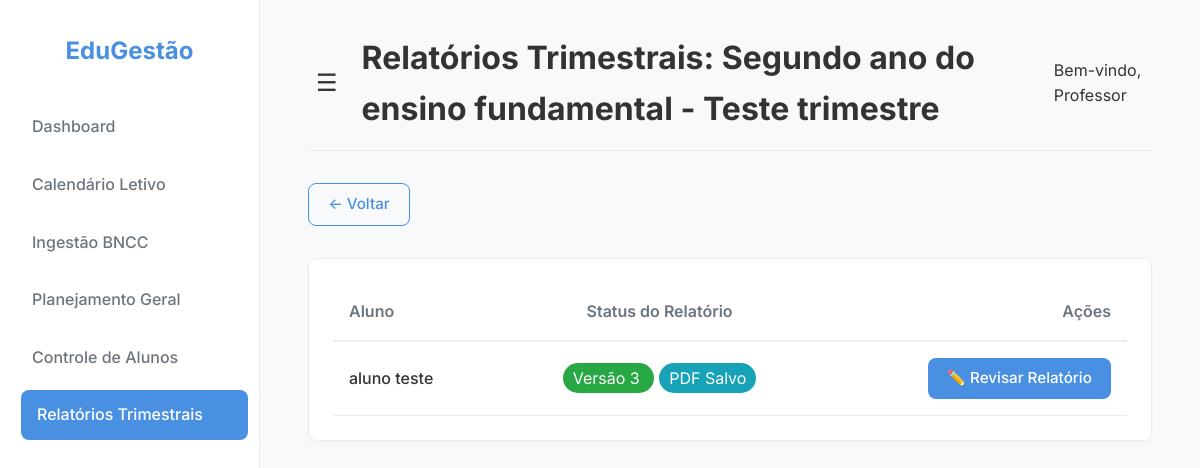
Screenshot of /relatorios/turma/1/trimestre/1/ with the database file from the repository.
### escola/models.py (models this page shows, shortened)
class Turma(models.Model):
    nome = models.CharField(max_length=50) # Ex: 2B
    ano = models.CharField(max_length=100) # Ex: Segundo Ano do Ensino Fundamental

class Trimestre(models.Model):
    nome = models.CharField(max_length=50) # Ex: 1º Trimestre
    data_inicial = models.DateField()
    data_final = models.DateField()

class Aluno(models.Model):
    TURNOS = (
        ('M', 'Matutino'),
        ('V', 'Vespertino'),
        ('N', 'Noturno'),
    )
    numero = models.IntegerField()
    nome = models.CharField(max_length=255)
    data_nascimento = models.DateField()
    turma = models.ForeignKey(Turma, on_delete=models.CASCADE, related_name='alunos')
    turno = models.CharField(max_length=1, choices=TURNOS)

class RelatorioTrimestralAluno(models.Model):
    aluno = models.ForeignKey(Aluno, on_delete=models.CASCADE, related_name='relatorios')
    trimestre = models.ForeignKey(Trimestre, on_delete=models.CASCADE)
    versao = models.IntegerField(default=1)
    visao_geral = models.TextField()
    linguagem = models.TextField()
    matematica = models.TextField()
    ciencias = models.TextField()
    conclusao = models.TextField()
    drive_id = models.CharField(max_length=255, null=True, blank=True)
    link_pdf = models.URLField(null=True, blank=True)
    gerado_em = models.DateTimeField(auto_now_add=True)
    class Meta:
        unique_together = ['aluno', 'trimestre', 'versao']
        ordering = ['-versao']

### escola/views.py (the view)
# urls.py: path('relatorios/turma/<int:turma_id>/trimestre/<int:trimestre_id>/', views.relatorio_turma, name='relatorio_turma'),
def relatorio_turma(request, turma_id, trimestre_id):
    turma = get_object_or_404(Turma, id=turma_id)
    trimestre = get_object_or_404(Trimestre, id=trimestre_id)
    alunos = turma.alunos.all().order_by('nome')
    lista_alunos = []
    for aluno in alunos:
        relatorio = RelatorioTrimestralAluno.objects.filter(aluno=aluno, trimestre=trimestre).order_by('-versao').first()
        lista_alunos.append({
            'aluno': aluno,
            'relatorio': relatorio
        })
    return render(request, 'escola/relatorio_turma.html', {
        'turma': turma,
        'trimestre': trimestre,
        'lista_alunos': lista_alunos
    })

### templates/escola/relatorio_turma.html (shortened to what this page needs)
{% extends "base.html" %}
{% block page_title %}Relatórios Trimestrais: {{ turma.nome }} - {{ trimestre.nome }}{% endblock %}
{% block content %}
<div style="display: flex; justify-content: space-between; align-items: center; margin-bottom: 2rem;">
    <a href="{% url 'relatorio_index' %}" class="btn btn-secondary">← Voltar</a>
</div>
<div class="card">
    <table style="width: 100%; border-collapse: collapse;">
        <thead>
            <tr style="border-bottom: 2px solid #eee;">
                <th style="padding: 1rem; text-align: left;">Aluno</th>
                <th style="padding: 1rem; text-align: center;">Status do Relatório</th>
                <th style="padding: 1rem; text-align: right;">Ações</th>
            </tr>
        </thead>
        <tbody>
            {% for item in lista_alunos %}
            <tr style="border-bottom: 1px solid #eee;">
                <td style="padding: 1rem; font-weight: 500;">
                    {{ item.aluno.nome }}
                </td>
                <td style="padding: 1rem; text-align: center;">
                    {% if item.relatorio %}
                        <span class="badge" style="background: #28a745; padding: 5px 10px; border-radius: 15px; color: white;">
                            Versão {{ item.relatorio.versao }}
                        </span>
                        {% if item.relatorio.link_pdf %}
                            <span class="badge" style="background: #17a2b8; padding: 5px 10px; border-radius: 15px; color: white; margin-left: 5px;">
                                PDF Salvo
                            </span>
                        {% endif %}
                    {% else %}
                        <span class="badge" style="background: #ffc107; padding: 5px 10px; border-radius: 15px; color: #333;">
                            Não Iniciado
                        </span>
                    {% endif %}
                </td>
                <td style="padding: 1rem; text-align: right;">
                    {% if item.relatorio %}
                        <a href="{% url 'relatorio_revisar' item.relatorio.id %}" class="btn btn-sm btn-info" style="color: white;">
                            ✏️ Revisar Relatório
                        </a>
                    {% else %}
                        <a href="{% url 'relatorio_gerar_ia' item.aluno.id trimestre.id %}" class="btn btn-sm btn-primary" onclick="mostrarLoading(this)">
                            ✨ Gerar com IA
                        </a>
                    {% endif %}
                </td>
            </tr>
            {% empty %}
            <tr>
                <td colspan="3" style="text-align: center; padding: 2rem;">Nenhum aluno nesta turma.</td>
            </tr>
            {% endfor %}
        </tbody>
    </table>
</div>
{% endblock %}

### static/css/style.css (style rules this page uses)
:root { --primary-color: #4a90e2; --secondary-color: #f39c12; --bg-color: #f8f9fa; --text-color: #333; --text-muted: #6c757d; --border-color: #e9ecef; --card-bg: #ffffff; --border-radius: 8px; --transition-speed: 0.3s; }
* { box-sizing: border-box; margin: 0; padding: 0; }
body { font-family: 'Inter', -apple-system, BlinkMacSystemFont, 'Segoe UI', Roboto, Oxygen, Ubuntu, Cantarell, sans-serif; background-color: var(--bg-color); color: var(--text-color); line-height: 1.6; display: flex; min-height: 100vh; }
.card { background-color: var(--card-bg); border: 1px solid var(--border-color); border-radius: var(--border-radius); padding: 1.5rem; margin-bottom: 1.5rem; box-shadow: 0 4px 6px rgba(0,0,0,0.02); transition: box-shadow var(--transition-speed); }
.btn { display: inline-block; padding: 0.5rem 1.2rem; border-radius: var(--border-radius); background-color: var(--primary-color); color: #fff; text-decoration: none; border: none; cursor: pointer; font-size: 0.95rem; font-weight: 500; transition: background-color var(--transition-speed), transform var(--transition-speed); }
.btn-secondary { background-color: transparent; color: var(--primary-color); border: 1px solid var(--primary-color); }
table { width: 100%; border-collapse: collapse; }
th, td { padding: 1rem; text-align: left; border-bottom: 1px solid var(--border-color); }
th { font-weight: 600; color: var(--text-muted); }

### rows the page displays
Turma: nome "Segundo ano do ensino fundamental"
Trimestre: nome "Teste trimestre"
Aluno: aluno.nome "aluno teste", relatorio.versao "3"
